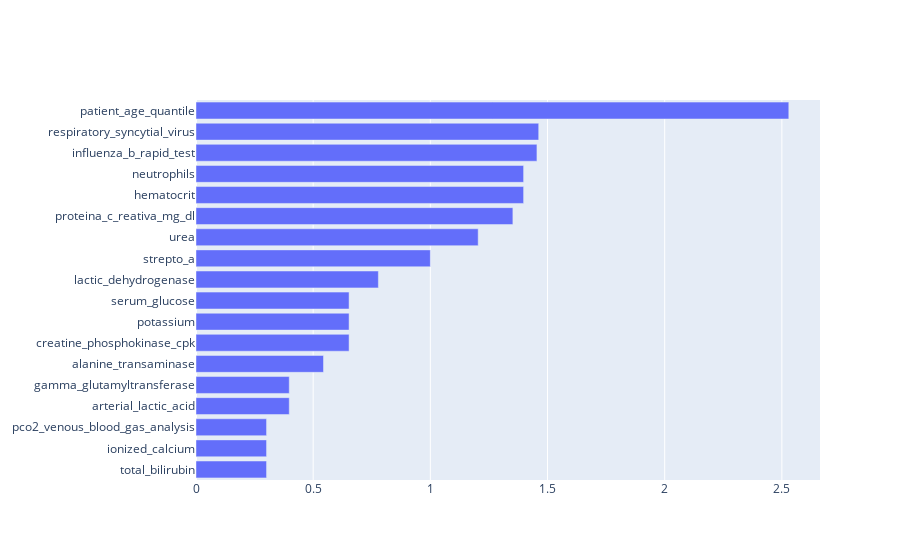

The notebook cell this image was saved under:
### Code cell
import plotly.graph_objects as go

fig = go.Figure(go.Bar(
            x=log_features["log10_value"],
            y=log_features["feature"],
            orientation='h'))
fig.update_layout(yaxis=dict(autorange="reversed"))

fig.show()

### Figure 1 — Plotly figure (JSON) as saved in the notebook; plotly's stock layout.template omitted (floating-point values rounded to 4 significant figures)
{"data": [{"orientation": "h", "type": "bar", "x": [2.53, 1.462, 1.455, 1.398, 1.398, 1.352, 1.204, 1, 0.7782, 0.6532, 0.6532, 0.6532, 0.5441, 0.3979, 0.3979, 0.301, 0.301, 0.301], "y": ["patient_age_quantile", "respiratory_syncytial_virus", "influenza_b_rapid_test", "neutrophils", "hematocrit", "proteina_c_reativa_mg_dl", "urea", "strepto_a", "lactic_dehydrogenase", "serum_glucose", "potassium", "creatine_phosphokinase_cpk", "alanine_transaminase", "gamma_glutamyltransferase", "arterial_lactic_acid", "pco2_venous_blood_gas_analysis", "ionized_calcium", "total_bilirubin"]}], "layout": {"yaxis": {"autorange": "reversed"}}}
